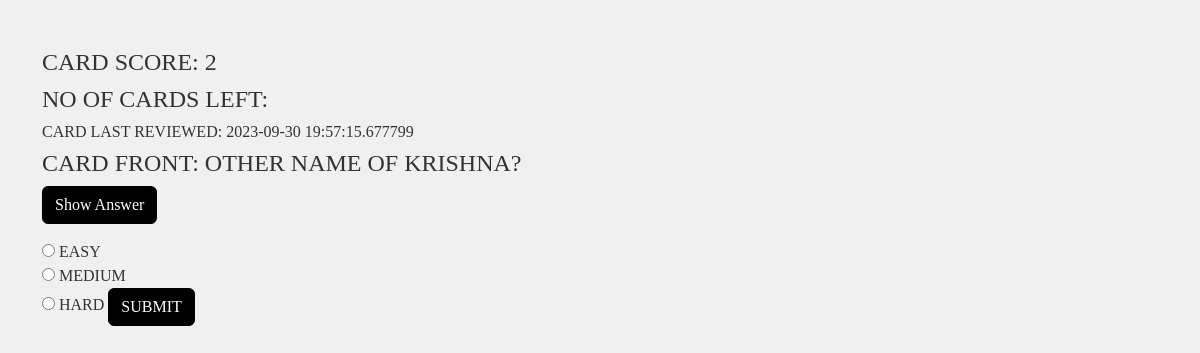
Page /review_cards/2 on the committed database.
### app.py (models this page shows)
class Card(db.Model):
        id = db.Column(db.Integer, primary_key = True, autoincrement=True)
        front = db.Column(db.String(200), nullable = False)
        back = db.Column(db.String(200), nullable = False)
        card_score = db.Column(db.Integer, nullable = False , default = 2)
        last_reviewed = db.Column(db.DateTime , default = datetime.now())
        deck_id = db.Column(db.Integer, db.ForeignKey('deck.id'), nullable=False)
        card_deck = relationship('Deck', overlaps="cards" )

### app.py (the view)
@app.route('/review_cards/<int:deck_id>', methods=['GET', 'POST'])
def review_cards(deck_id):
    deck = Deck.query.get_or_404(deck_id)
    cards = deck.cards
    cards = [card for card in cards if card.card_score != 0]
    cards_left = len(cards)
    print(cards_left)
    random.shuffle(cards)
    if cards:
        return render_template('review_cards.html', card=cards[0], cards_left = cards_left)
    else:
        deck.last_reviewed = datetime.now()
        db.session.add(deck)
        db.session.commit()
        return redirect(f'/user_dashboard/{deck.deck_user.id}?msg=No cards to review')

### templates/review_cards.html (shortened to what this page needs)
<!DOCTYPE html>
<html lang="en">
<head>
    <link href="https://cdn.jsdelivr.net/npm/bootstrap@5.3.2/dist/css/bootstrap.min.css" rel="stylesheet">
</head>
<body>
    <div class="container mt-5">
        <h4>CARD SCORE: {{card.card_score}}</h4>
        <h4>NO OF CARDS LEFT: {{card.cards_left}}</h4>
        <h6>CARD LAST REVIEWED: {{card.last_reviewed}}</h6>
        <h4>CARD FRONT: {{card.front}}</h4>
        <button onclick="toggleAnswer()" class="btn btn-custom">Show Answer</button>
        <form action="/update_score/{{card.id }}" method="POST" class="mt-3">
            <input type="radio" id="html" name="score" value="0">
            <label for="EASY">EASY</label><br>
            <input type="radio" id="css" name="score" value="1">
            <label for="MEDIUM">MEDIUM</label><br>
            <input type="radio" id="javascript" name="score" value="2">
            <label for="HARD">HARD</label>
            <button type="submit" class="btn btn-custom">SUBMIT</button>
        </form>
    </div>
</body>
</html>

### templates/review_cards.html (style rules this page uses)
body { font-family: "Times New Roman", Times, serif; background-image: url('/static/background.png'); background-color: #f0f0f0; color: #333; }
.btn-custom { background-color: black; color: white; border-color: black; }
.btn-custom, .btn-custom:hover { color: white; }

### rows in the picture
Card: card_score "2", last_reviewed "2023-09-30 19:57:15.677799", front "OTHER NAME OF KRISHNA?"
